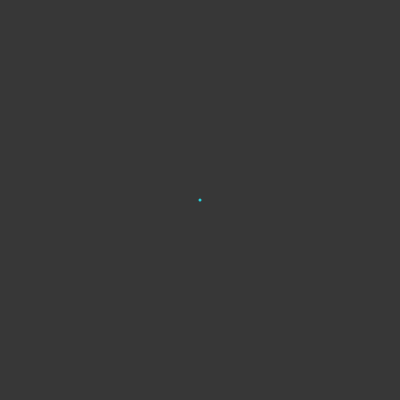
Frame 1 (no input)
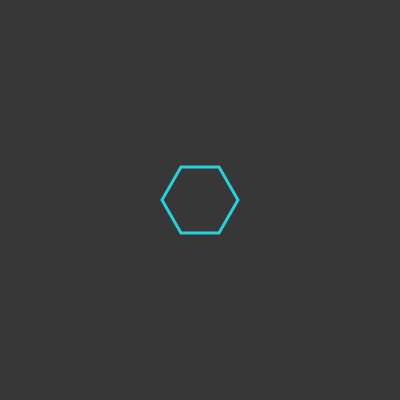
Frame 60 (no input)
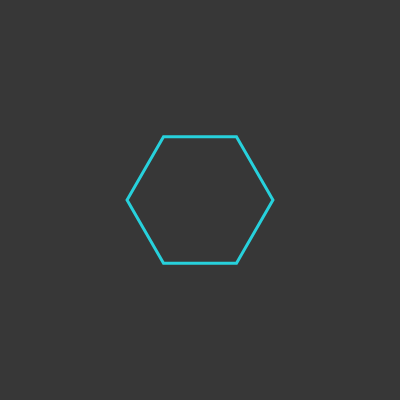
Frame 120 (the mouse pressed at the canvas centre since frame 60)

The p5.js sketch that drew these frames (run headless with seeded random() and noise() and a simulated clock; from frame 60 on, the mouse is pressed at the canvas centre):

// p5.js sketch
// ── sketch.js
let grow = 0

function setup() {
  createCanvas(400, 400);
  noFill()
  stroke(39, 209, 220)
  strokeWeight(3)
  angleMode(DEGREES)
}

function draw() {
  background(55, 55, 55);
  let vertices = 6
  let angle = 360/vertices
  let r = 125
  beginShape()
  for (let i = 0; i < 360; i += angle) {
    let x = cos(i) * (sin(grow) * r) + width/2
    let y = sin(i) * (sin(grow) * r) + height/2
    vertex(x, y)
  }
  endShape(CLOSE)
  grow += 0.3
}
